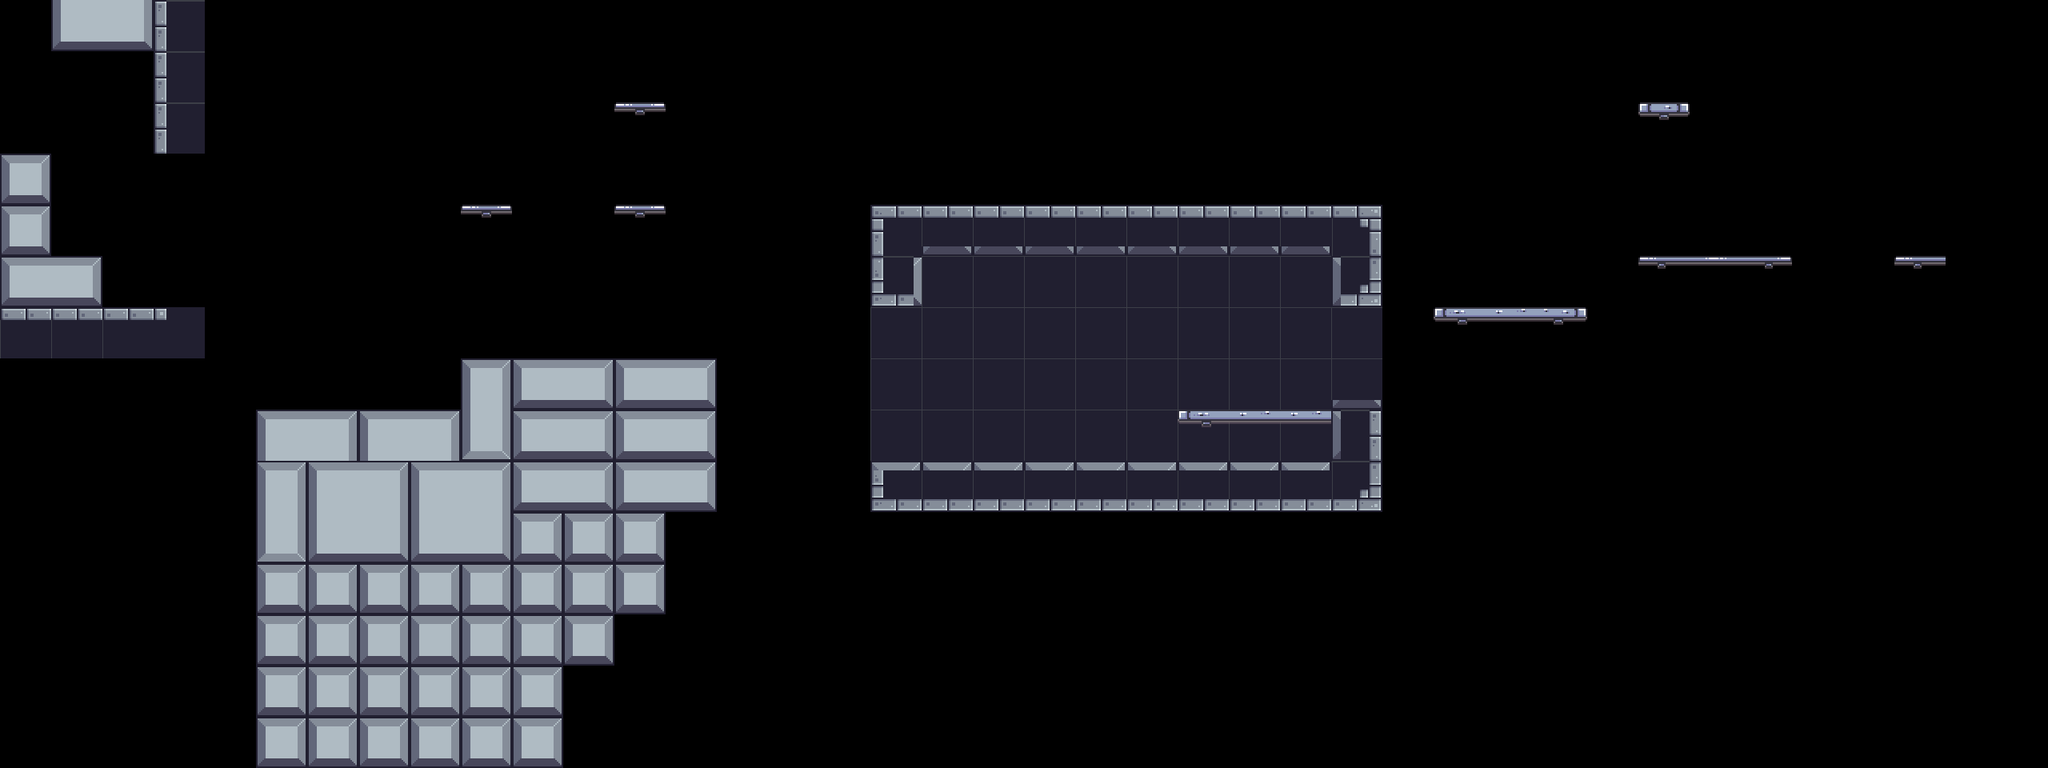

A level layout from a 2D game, rendered from its tile map. Below: a short description, then the map file with tile-grid data replaced by summaries:
An orthogonal 40x15 tile map with 64x64 px tiles, 4 tile layers (BG, Terrain, Platforms, FG), 8 tilesets and 39 objects (8x static, 4x skull, 3x saw, 2x candle, 2x crate, ...).

<map version="1.10" tiledversion="1.11.2" orientation="orthogonal" renderorder="right-down" width="40" height="15" tilewidth="64" tileheight="64" infinite="0" nextlayerid="14" nextobjectid="81">
 <tileset firstgid="1" source="../tilesets/outside.tsx" />
 <tileset firstgid="49" source="../tilesets/items.tsx" />
 <tileset firstgid="54" source="../tilesets/inside.tsx" />
 <tileset firstgid="150" source="../tilesets/extra.tsx" />
 <tileset firstgid="216" source="../tilesets/objects.tsx" />
 <tileset firstgid="244" source="../tilesets/platforms.tsx" />
 <tileset firstgid="252" source="../tilesets/enemies.tsx" />
 <tileset firstgid="252" source="../tilesets/grass.tsx" />
 <layer id="9" name="BG" width="40" height="15">
  <data>[600 cells, 37 non-empty, 1 distinct tile ids]</data>
 </layer>
 <objectgroup id="12" name="BG details" class="window">
  <object id="49" name="candle" gid="231" x="1665.83" y="281" width="64" height="64" />
  <object id="50" name="candle" gid="231" x="1601.67" y="283.167" width="64" height="64" />
  <object id="53" name="big_chain" gid="233" x="1344" y="438" width="64" height="116" />
  <object id="54" name="small_chain" gid="234" x="1434.67" y="382.333" width="64" height="62" />
  <object id="55" name="static" gid="235" x="1381" y="574" width="14" height="34" />
  <object id="56" name="static" gid="236" x="1548" y="575.667" width="30" height="14" />
  <object id="57" name="static" gid="237" x="1309.67" y="575" width="14" height="28" />
  <object id="58" name="static" gid="238" x="1246.67" y="574.667" width="24" height="14" />
  <object id="59" name="static" gid="239" x="1452.67" y="573.333" width="42" height="44" />
  <object id="60" name="static" gid="240" x="1591" y="572.333" width="42" height="44" />
  <object id="61" name="static" gid="241" x="1606.67" y="498.667" width="52" height="178" />
  <object id="62" name="static" gid="242" x="1160.67" y="500" width="52" height="178" />
 </objectgroup>
 <layer id="1" name="Terrain" width="40" height="15">
  <data>[600 cells, 94 non-empty, 18 distinct tile ids]</data>
 </layer>
 <layer id="5" name="Platforms" width="40" height="15">
  <data>[600 cells, 14 non-empty, 8 distinct tile ids]</data>
 </layer>
 <layer id="10" name="FG" width="40" height="15">
  <data>[600 cells, 21 non-empty, 4 distinct tile ids]</data>
 </layer>
 <objectgroup id="4" name="Objects">
  <object id="4" name="flag" gid="219" x="1664" y="256" width="68" height="186" />
  <object id="6" name="crate" gid="218" x="494.5" y="513.25" width="50" height="36" />
  <object id="7" name="crate" gid="218" x="525.5" y="477.25" width="50" height="36" />
  <object id="9" name="barrel" gid="216" x="530.5" y="513" width="46" height="50" />
  <object id="15" name="player" gid="223" x="185.62" y="308.152" width="78" height="77.3333" />
  <object id="65" name="saw" x="64" y="576" width="64" height="64">
   <properties>
    <property name="speed" type="int" value="0" />
   </properties>
  </object>
  <object id="69" name="floor_spike" gid="226" x="64" y="320" width="64" height="64">
   <properties>
    <property name="inverted" type="bool" value="false" />
   </properties>
  </object>
  <object id="71" name="floor_spike" gid="1073742050" x="64" y="128" width="64" height="64">
   <properties>
    <property name="inverted" type="bool" value="true" />
   </properties>
  </object>
 </objectgroup>
 <objectgroup id="13" name="Moving Objects">
  <object id="66" name="boat" x="1790.67" y="619.333" width="768" height="38">
   <properties>
    <property name="flip" type="bool" value="true" />
    <property name="platform" type="bool" value="true" />
    <property name="speed" type="int" value="60" />
   </properties>
  </object>
  <object id="67" name="saw" x="0" y="512" width="300" height="10">
   <properties>
    <property name="flip" type="bool" value="false" />
    <property name="platform" type="bool" value="false" />
    <property name="speed" type="int" value="60" />
   </properties>
  </object>
  <object id="68" name="saw" x="182" y="536" width="10" height="320">
   <properties>
    <property name="flip" type="bool" value="false" />
    <property name="platform" type="bool" value="false" />
    <property name="speed" type="int" value="100" />
   </properties>
  </object>
  <object id="73" name="spike" gid="227" x="384" y="256" width="54" height="54">
   <properties>
    <property name="end_angle" type="int" value="180" />
    <property name="platform" type="bool" value="false" />
    <property name="radius" type="int" value="100" />
    <property name="speed" type="int" value="50" />
    <property name="start_angle" type="int" value="0" />
   </properties>
  </object>
  <object id="74" name="mover" x="409" y="116" width="10" height="320">
   <properties>
    <property name="flip" type="bool" value="false" />
    <property name="platform" type="bool" value="true" />
    <property name="speed" type="int" value="100" />
   </properties>
  </object>
  <object id="75" name="mover" x="657" y="177" width="300" height="10">
   <properties>
    <property name="flip" type="bool" value="false" />
    <property name="platform" type="bool" value="true" />
    <property name="speed" type="int" value="60" />
   </properties>
  </object>
 </objectgroup>
 <objectgroup id="7" name="Items">
  <object id="22" name="diamond" gid="49" x="512" y="384" width="64" height="64" />
  <object id="23" name="gold" gid="50" x="1088" y="448" width="64" height="64" />
  <object id="24" name="potion" gid="51" x="512" y="320" width="64" height="64" />
  <object id="25" name="silver" gid="52" x="704" y="256" width="64" height="64" />
  <object id="26" name="skull" gid="53" x="576" y="256" width="64" height="64" />
  <object id="78" name="skull" gid="53" x="576" y="64" width="64" height="64" />
  <object id="79" name="skull" gid="53" x="832" y="128" width="64" height="64" />
  <object id="80" name="skull" gid="53" x="704" y="64" width="64" height="64" />
 </objectgroup>
 <objectgroup id="6" name="Enemies">
  <object id="38" name="spider" gid="225" x="1344" y="576" width="48" height="46" />
  <object id="39" name="clown" gid="224" x="594.666" y="300" width="76" height="46">
   <properties>
    <property name="reverse" type="bool" value="false" />
   </properties>
  </object>
  <object id="76" name="spider" gid="225" x="1408" y="256" width="48" height="46" />
 </objectgroup>
 <objectgroup id="2" name="Water">
  <object id="2" name="water" x="0" y="640" width="2560" height="320" />
 </objectgroup>
 <objectgroup id="8" name="Data">
  <object id="28" name="Data" x="0" y="0" width="64" height="64">
   <properties>
    <property name="bg" value="Gray" />
    <property name="bottom_limit" type="int" value="200" />
    <property name="death_border_bottom" type="int" value="0" />
    <property name="horizon_line" type="int" value="600" />
    <property name="level_unlock" type="int" value="1" />
    <property name="top_limit" type="int" value="100" />
   </properties>
  </object>
 </objectgroup>
</map>
